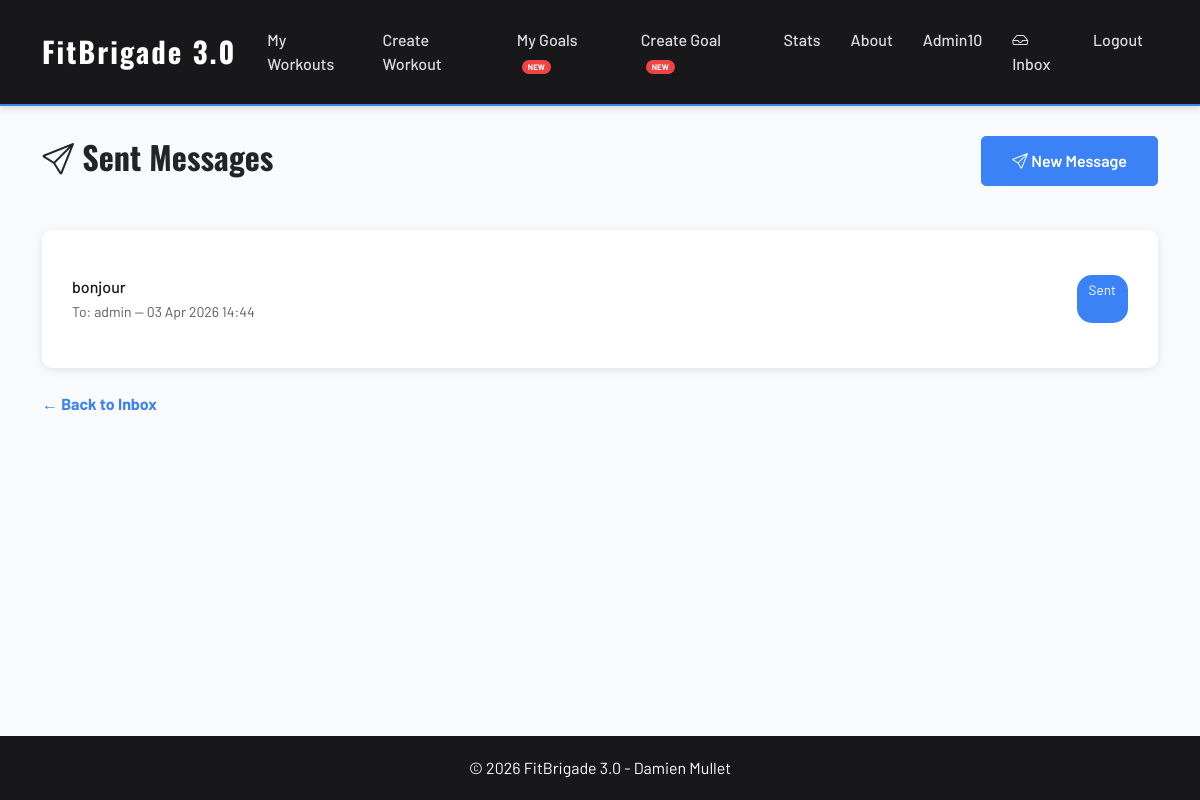
The app's page /inbox/sent/ (signed in) with its own data.
### users/models.py (models this page shows, shortened)
class CustomUser(AbstractUser):
    email = models.EmailField(unique=True)
    bio = models.TextField(blank=True, null=True)
    phone = models.CharField(max_length=20, blank=True, null=True)

### messaging/models.py (models this page shows, shortened)
class Message(models.Model):
    sender = models.ForeignKey(
        settings.AUTH_USER_MODEL,
        on_delete=models.CASCADE,
        related_name='sent_messages'
    )
    recipient = models.ForeignKey(
        settings.AUTH_USER_MODEL,
        on_delete=models.CASCADE,
        related_name='received_messages'
    )
    subject = models.CharField(max_length=200)
    body = models.TextField()
    is_read = models.BooleanField(default=False)
    is_archived = models.BooleanField(default=False)
    created_at = models.DateTimeField(auto_now_add=True)
    class Meta:
        ordering = ['-created_at']

### messaging/views.py (the view)
# urls.py: path('sent/', views.sent_messages, name='sent_messages'),
@login_required
def sent_messages(request):
    sent = Message.objects.filter(sender=request.user)
    return render(request, 'messaging/sent_messages.html', {'messages_list': sent})

### messaging/templates/messaging/sent_messages.html (shortened to what this page needs)
{% extends 'base.html' %}
{% load static %}
{% block content %}
<div class="header-row">
    <h2><i class="bi bi-send"></i> Sent Messages</h2>
    <a href="{% url 'messaging:send_message' %}" class="btn btn-primary">
        <i class="bi bi-send"></i> New Message
    </a>
</div>
<br>
{% if messages_list %}
<div class="stats-list">
    {% for message in messages_list %}
    <div class="stat-row">
        <div>
            <span style="color: var(--dark-color); font-weight: 500;">{{ message.subject }}</span>
            <br>
            <small class="text-muted">To: {{ message.recipient.username }} — {{ message.created_at|date:"d M Y H:i" }}</small>
        </div>
        <span class="tag">Sent</span>
    </div>
    {% endfor %}
</div>
{% endif %}
<br>
<a href="{% url 'messaging:inbox' %}" class="back-link">← Back to Inbox</a>
{% endblock %}

### templates/base.html (shortened to what this page needs)
{% load static %}
<!DOCTYPE html>
<html lang="en">
<head>
    <link href="https://cdn.jsdelivr.net/npm/bootstrap@5.3.0/dist/css/bootstrap.min.css" rel="stylesheet" />
    <link href="https://cdn.jsdelivr.net/npm/bootstrap-icons@1.11.0/font/bootstrap-icons.css" rel="stylesheet" />
    <link rel="stylesheet" href="{% static 'css/style.css' %}">
</head>
<body>
    <nav class="navbar navbar-expand-lg navbar-dark">
        <div class="container">
            <a class="navbar-brand" href="{% url 'workouts:index' %}">FitBrigade 3.0</a>
            <div class="collapse navbar-collapse" id="navbarNav">
                <ul class="navbar-nav me-auto">
                    {% if user.is_authenticated %}
                    <li class="nav-item">
                        <a class="nav-link" href="{% url 'workouts:home' %}">My Workouts</a>
                    </li>
                    <li class="nav-item">
                        <a class="nav-link" href="{% url 'workouts:create_workout' %}">Create Workout</a>
                    </li>
                    <li class="nav-item">
                        <a class="nav-link" href="{% url 'goals:goals_list' %}">My Goals <span
                                class="nav-new">NEW</span></a>
                    </li>
                    <li class="nav-item">
                        <a class="nav-link" href="{% url 'goals:create_goal' %}">Create Goal <span
                                class="nav-new">NEW</span></a>
                    </li>
                    <li class="nav-item">
                        <a class="nav-link" href="{% url 'workouts:stats' %}">Stats</a>
                    </li>
                    {% else %}
                    <li class="nav-item">
                        <a class="nav-link" href="{% url 'workouts:index' %}">Home</a>
                    </li>
                    {% endif %}
                    <li class="nav-item">
                        <a class="nav-link" href="{% url 'workouts:about' %}">About</a>
                    </li>
                </ul>
                <ul class="navbar-nav ms-auto">
                    {% if user.is_authenticated %}
                    <li class="nav-item">
                        <a class="nav-link" href="{% url 'users:profile' %}">{{ user.username }}</a>
                    </li>
                    <li class="nav-item">
                        <a class="nav-link" href="{% url 'messaging:inbox' %}">
                            <i class="bi bi-inbox"></i> Inbox
                        </a>
                    </li>
                    <li class="nav-item">
                        <form method="post" action="{% url 'users:logout' %}" class="d-inline">
                            <button type="submit" class="nav-link btn btn-link text-white">Logout</button>
                        </form>
                    </li>
                    {% endif %}
                </ul>
            </div>
        </div>
    </nav>
    <div class="toast-container position-fixed bottom-0 end-0 p-3" style="z-index: 9999;">
    </div>
    <main>
        <div class="container">
            {% block content %}{% endblock %}
        </div>
    </main>
    <footer>
        <div class="container">
            <p>&copy; 2026 FitBrigade 3.0 - Damien Mullet</p>
        </div>
    </footer>
</body>
</html>

### static/css/style.css (style rules this page uses)
:root { --primary-color: #3b82f6; --secondary-color: #64748b; --danger-color: #ef4444; --dark-color: #18181b; --light-bg: #f8fafc; }
body { font-family: 'Barlow', 'Segoe UI', Tahoma, Geneva, Verdana, sans-serif; background-color: var(--light-bg); display: flex !important; flex-direction: column !important; min-height: 100vh !important; }
h1, h2, h3, h4, h5, h6 { font-family: 'Oswald', sans-serif; font-weight: 700; }
.btn-primary { background-color: var(--primary-color) !important; border-color: var(--primary-color) !important; color: white !important; padding: 12px 30px; border-radius: 5px; font-family: 'Barlow', sans-serif; font-weight: 600; transition: background-color 0.3s, transform 0.3s, box-shadow 0.3s; }
nav.navbar { background-color: var(--dark-color) !important; box-shadow: 0 2px 8px rgba(0, 0, 0, 0.15); border-bottom: 2px solid var(--primary-color); }
.navbar-brand { color: white !important; font-size: 1.8rem; font-weight: 700; font-family: 'Oswald', sans-serif; letter-spacing: 2px; }
.nav-link { color: rgba(255, 255, 255, 0.85) !important; font-weight: 500; position: relative; transition: color 0.3s; padding: 20px 15px !important; }
.nav-link::after { content: ""; position: absolute; bottom: 0; left: 50%; width: 0; height: 3px; background: var(--primary-color); transition: width 0.3s ease, left 0.3s ease; }
.nav-new { background: var(--danger-color); color: white; font-size: 0.5rem; padding: 2px 6px; border-radius: 10px; margin-left: 5px; font-weight: 700; animation: pulse 2s infinite; }
main { flex: 1 !important; padding: 30px 0; }
.header-row { display: flex; justify-content: space-between; align-items: center; margin-bottom: 20px; }
.tag { background-color: var(--primary-color); color: white; padding: 5px 12px; border-radius: 15px; font-size: 0.85rem; }
.back-link { color: var(--primary-color); text-decoration: none; font-weight: bold; }
.stats-list { background: white; padding: 30px; border-radius: 10px; box-shadow: 0 2px 8px rgba(0, 0, 0, 0.1); }
.stat-row { display: flex; justify-content: space-between; padding: 15px 0; border-bottom: 1px solid #eee; }
.stat-row:last-child { border-bottom: none; }
footer { background-color: var(--dark-color); color: white; text-align: center; padding: 20px 0; margin-top: auto; }
footer p { margin: 0; }

### records on screen
CustomUser: username "Admin10"
Message: subject "bonjour", recipient.username "admin", created_at "03 Apr 2026 14:44"
